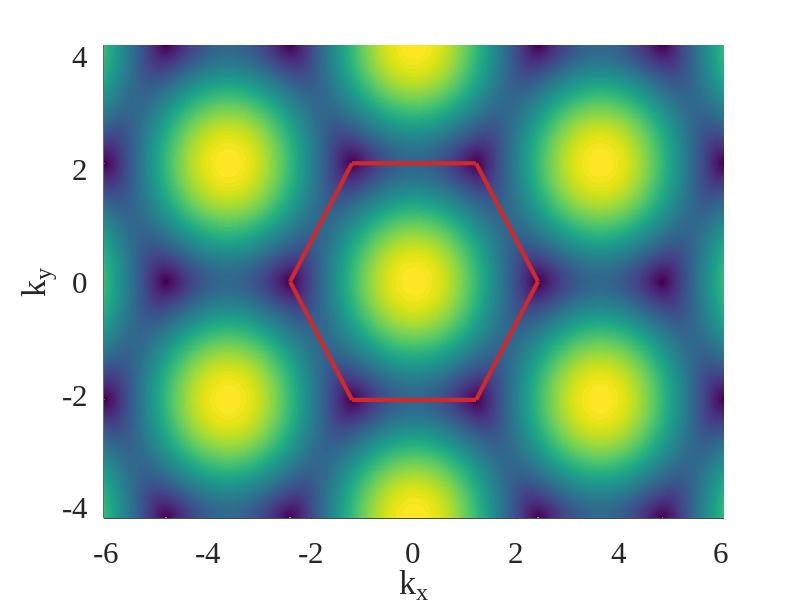

Source code (MATLAB): (Note: this script raises an error after producing the figure.)
clear
close all

a=4*pi/3/sqrt(3);

p_x=linspace(-2.5*a,2.5*a,2000);
p_y=linspace(-sqrt(3)*a,sqrt(3)*a,1500);
[p_x,p_y]=meshgrid(p_x,p_y);
energy=sqrt(1+4.*cos(sqrt(3)/2.*p_x).*(cos(3/2.*p_y)+cos(sqrt(3)/2.*p_x)));

point_x=[-a/2,a/2,a,a/2,-a/2,-a,-a/2];
point_y=[sqrt(3)*a/2,sqrt(3)*a/2,0,-sqrt(3)*a/2,-sqrt(3)*a/2,0,sqrt(3)*a/2];
color_red = [214, 39, 40]/255;

h=figure;

surface(p_x,p_y,energy,'EdgeColor','none')
hold on
plot3(point_x,point_y,100*ones(1,7),'Color',color_red,'Linewidth', 3)
hold on
axis tight
% axis off
xlabel('k_x','Fontname', 'Times New Roman','FontSize',22)
ylabel('k_y','Fontname', 'Times New Roman','FontSize',22)
set(gca, 'LineWidth',1,'Fontname', 'Times New Roman','FontSize',22)
colormap(parula(20));
colorbar;

set(h,'Units','Inches');
pos = get(h,'Position');
set(h,'PaperPositionMode','Auto','PaperUnits','Inches','PaperSize',[pos(3), pos(4)])
print(h,'filename','-dpdf','-r0')

saveas(gcf,'alpha_T3_band_hexagon.png')